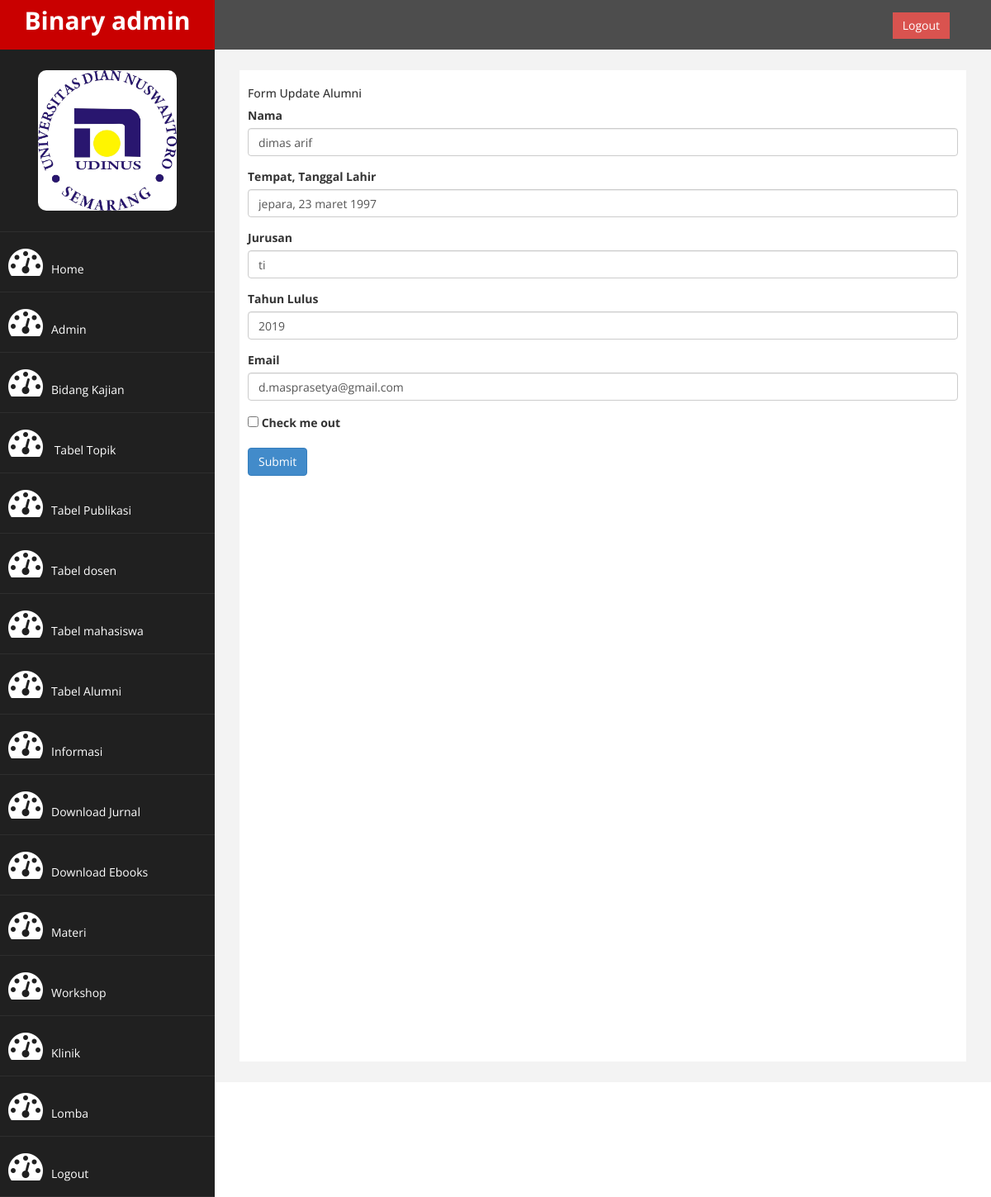
The app's page /admin/form-update-alumni.php?id=5 (signed in) with its own data.
### tables this page shows
CREATE TABLE IF NOT EXISTS `alumni` (
`id` int(10) NOT NULL,
  `nama` varchar(150) NOT NULL,
  `tempat_tgl_lahir` varchar(150) NOT NULL,
  `jurusan` varchar(100) NOT NULL,
  `tahun_lulus` int(10) NOT NULL,
  `email` varchar(50) NOT NULL
);

### admin/form-update-alumni.php (the view, shortened to what this page needs)
<?php
	include "koneksi.php";
	$id=$_GET['id'];
	$ambil = "SELECT * FROM alumni WHERE id=$id";
	$query = mysqli_query($koneksi, $ambil);
	while($pecah=mysqli_fetch_array($query)){
		if (mysqli_num_rows($query)>0) {
			$nama=$pecah['nama'];
			$ttl=$pecah['tempat_tgl_lahir'];
			$jurusan=$pecah['jurusan'];
			$tahun_lulus=$pecah['tahun_lulus'];
			$email=$pecah['email'];
		}
	}
?>
<!DOCTYPE html>
<html xmlns="http://www.w3.org/1999/xhtml">
<head>
    <link href="assets/css/bootstrap.css" rel="stylesheet" />
    <link href="assets/css/font-awesome.css" rel="stylesheet" />
    <link href="assets/js/morris/morris-0.4.3.min.css" rel="stylesheet" />
    <link href="assets/css/custom.css" rel="stylesheet" />
</head>
<body>
    <div id="wrapper">
        <nav class="navbar navbar-default navbar-cls-top " role="navigation" style="margin-bottom: 0">
            <div class="navbar-header">
                <a class="navbar-brand" href="index.html">Binary admin</a>
            </div>
  <div style="color: white;
padding: 15px 50px 5px 50px;
float: right;
font-size: 16px;"><a href="login.php" class="btn btn-danger square-btn-adjust">Logout</a> </div>
        </nav>
                <nav class="navbar-default navbar-side" role="navigation">
            <div class="sidebar-collapse" class="dropdown">
                <ul class="nav" id="main-menu">
				<li class="text-center">
                    <img src="assets/img/Logo_udinus1.jpg" class="user-image img-responsive"/>
					</li>
                     <li>
                        <a  href="index.php"><i class="fa fa-dashboard fa-3x"></i>Home</a>
                    </li>
                    <li>
                        <a  href=index.php?halaman=admin><i class="fa fa-dashboard fa-3x"></i>Admin</a>
                    </li>
                     <li>
                        <a  href=index.php?halaman=bidang_kajian><i class="fa fa-dashboard fa-3x"></i>Bidang Kajian</a>
                    </li>
                    <li>
                        <a  href="index.php?halaman=topik"><i class="fa fa-dashboard fa-3x"></i> Tabel Topik</a>
                    </li>
                   <li>
                        <a  href="index.php?halaman=publikasi"><i class="fa fa-dashboard fa-3x"></i>Tabel Publikasi</a>
                    </li>
                    <li>
                      <a href="index.php?halaman=dosen"><i class="fa fa-dashboard fa-3x"></i>Tabel dosen</a>
                  </li>
                  <li>
                      <a href="index.php?halaman=mahasiswa"><i class="fa fa-dashboard fa-3x"></i>Tabel mahasiswa</a>
                  </li>
                  <li>
                      <a href="index.php?halaman=alumni"><i class="fa fa-dashboard fa-3x"></i>Tabel Alumni</a>
                  </li>
                    <li>
                        <a  href=index.php?halaman=berita><i class="fa fa-dashboard fa-3x"></i>Informasi</a>
                    </li>
                    <li>
                        <a  href=index.php?halaman=download><i class="fa fa-dashboard fa-3x"></i>Download Jurnal</a>
                    </li>
                     <li>
                        <a  href=index.php?halaman=ebook><i class="fa fa-dashboard fa-3x"></i>Download Ebooks</a>
                    </li>
                    <li>
                        <a  href="index.php?halaman=materi"><i class="fa fa-dashboard fa-3x"></i>Materi</a>
                    </li>
                    <li>
                        <a  href="index.php?halaman=kegiatan"><i class="fa fa-dashboard fa-3x"></i>Workshop</a>
                    </li>
                    <li>
                        <a  href="index.php?halaman=klinik"><i class="fa fa-dashboard fa-3x"></i>Klinik</a>
                    </li>
                    <li>
                        <a  href="index.php?halaman=lomba"><i class="fa fa-dashboard fa-3x"></i>Lomba</a>
                    </li>
                    <li>
                        <a  href="logout.php"><i class="fa fa-dashboard fa-3x"></i>Logout</a>
                    </li>
                </ul>
            </div>
        </nav>
        <div id="page-wrapper" >
            <div id="page-inner">
				<h5>Form Update Alumni</h5>
				<form action="proses-update-alumni.php" method="post">
					  <div class="form-group">
					    <label for="exampleInputEmail1">Nama</label>
					    <input type="text" class="form-control" name="nama" value="<?php echo $nama ?>" aria-describedby="emailHelp" placeholder="Enter nama" >
					  </div>
					  <div class="form-group">
					    <label for="exampleInputPassword1">Tempat, Tanggal Lahir</label>
					    <input type="text" class="form-control" name="tempat_tgl_lahir" value="<?php echo $ttl ?>" placeholder="Tempat, Tanggal Lahir">
					  </div>
					  <div class="form-group">
					    <label for="exampleInputPassword1">Jurusan</label>
					    <input type="text" class="form-control" name="jurusan" value="<?php echo $jurusan ?>" placeholder="Jurusan">
					  </div>
					  <div class="form-group">
					    <label for="exampleInputPassword1">Tahun Lulus</label>
					    <input type="text" class="form-control" name="tahun_lulus" value="<?php echo $tahun_lulus ?>" placeholder="Tahun Lulus">
					  </div>
					  <div class="form-group">
					    <label for="exampleInputPassword1">Email</label>
					    <input type="email" class="form-control" name="email" value="<?php echo $email ?>" placeholder="Email">
					  </div>
					  <div class="form-group form-check">
					    <input type="checkbox" class="form-check-input" id="exampleCheck1">
					    <label class="form-check-label" for="exampleCheck1">Check me out</label>
					  </div>
					  <button type="submit" class="btn btn-primary">Submit</button>
				</form>
            </div>
        </div>
</body>
</html>

### admin/assets/css/custom.css (style rules this page uses)
body { font-family: 'Open Sans', sans-serif; }
#wrapper { width: 100%; background:#202020; }
#page-wrapper { padding: 15px 15px; min-height: 600px; background:#F3F3F3; }
#page-inner { width:100%; margin:10px 20px 10px 0px; background-color:#fff!important; padding:10px; min-height:1200px; }
.text-center { text-align:center; }
.square-btn-adjust { border: 0px solid transparent; -webkit-border-radius: 0px; -moz-border-radius: 0px; border-radius: 0px; }
.user-image { margin: 25px auto; -webkit-border-radius: 10px; -moz-border-radius: 10px; border-radius: 10px; max-height:170px; max-width:170px; }
.navbar-cls-top .navbar-brand { color: #fff; background: #C90000; width: 260px; text-align: center; height: 60px; font-size: 30px; font-weight: 700; }
.sidebar-collapse , .sidebar-collapse .nav { background:none; }
.sidebar-collapse .nav { padding:0; }
.sidebar-collapse .nav > li > a { color:#fff; background:#202020; text-shadow:none; }
.sidebar-collapse > .nav > li > a { padding:15px 10px; }
.sidebar-collapse > .nav > li { border-bottom: 1px solid rgba(107, 108, 109, 0.19); }
.navbar-side { border:none; background-color: #202020; }
.navbar-cls-top { background:#4D4D4D; border-bottom:none; }
.navbar-default { border:0px solid black; }
.navbar-header { background: #A70303; }
.nav > li > a > i { margin-right:10px; }
@media (min-width:768px) { #page-wrapper { margin: 0 0 0 260px; padding: 15px 30px; min-height: 1200px; } }
@media (min-width:768px) { .navbar-side { z-index: 1; position: absolute; width: 260px; } }
@media (min-width:768px) { .navbar { border-radius: 0px; } }

### records on screen
alumni: nama "dimas arif", tempat_tgl_lahir "jepara, 23 maret 1997", jurusan "ti", tahun_lulus "2019", email "d.masprasetya@gmail.com"
